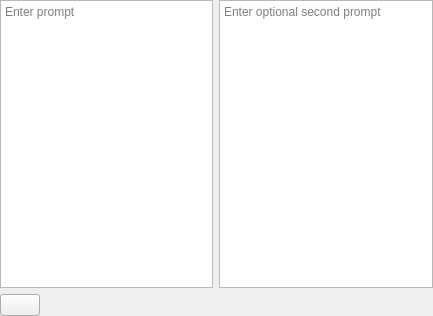
<?xml version="1.0" encoding="UTF-8"?>
<ui version="4.0">
 <class>prompt_container_widget</class>
 <widget class="QWidget" name="prompt_container_widget">
  <property name="geometry">
   <rect>
    <x>0</x>
    <y>0</y>
    <width>433</width>
    <height>316</height>
   </rect>
  </property>
  <property name="windowTitle">
   <string>Form</string>
  </property>
  <layout class="QGridLayout" name="gridLayout">
   <property name="leftMargin">
    <number>0</number>
   </property>
   <property name="topMargin">
    <number>0</number>
   </property>
   <property name="rightMargin">
    <number>0</number>
   </property>
   <property name="bottomMargin">
    <number>0</number>
   </property>
   <item row="0" column="0" colspan="2">
    <layout class="QHBoxLayout" name="horizontalLayout">
     <item>
      <widget class="QPlainTextEdit" name="prompt">
       <property name="placeholderText">
        <string>Enter prompt</string>
       </property>
      </widget>
     </item>
     <item>
      <widget class="QPlainTextEdit" name="secondary_prompt">
       <property name="placeholderText">
        <string>Enter optional second prompt</string>
       </property>
      </widget>
     </item>
    </layout>
   </item>
   <item row="1" column="0">
    <widget class="QPushButton" name="delete_prompt_button">
     <property name="text">
      <string/>
     </property>
     <property name="icon">
      <iconset resource="../../../../../../gui/resources/feather.qrc">
       <normaloff>:/dark/icons/feather/dark/trash-2.svg</normaloff>:/dark/icons/feather/dark/trash-2.svg</iconset>
     </property>
    </widget>
   </item>
   <item row="1" column="1">
    <spacer name="horizontalSpacer">
     <property name="orientation">
      <enum>Qt::Orientation::Horizontal</enum>
     </property>
     <property name="sizeHint" stdset="0">
      <size>
       <width>396</width>
       <height>20</height>
      </size>
     </property>
    </spacer>
   </item>
  </layout>
 </widget>
 <resources>
  <include location="../../../../../../gui/resources/feather.qrc"/>
 </resources>
 <connections/>
 <slots>
  <slot>handle_delete_prompt_clicked()</slot>
 </slots>
</ui>
